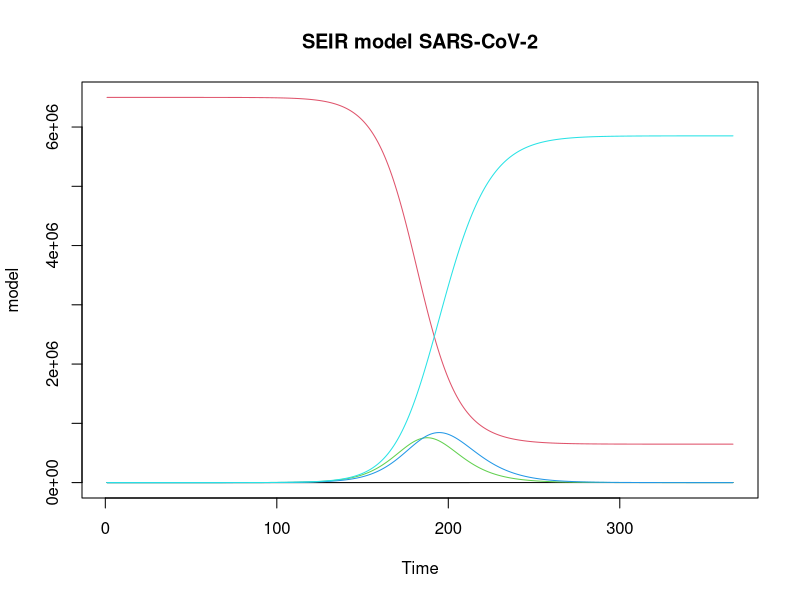
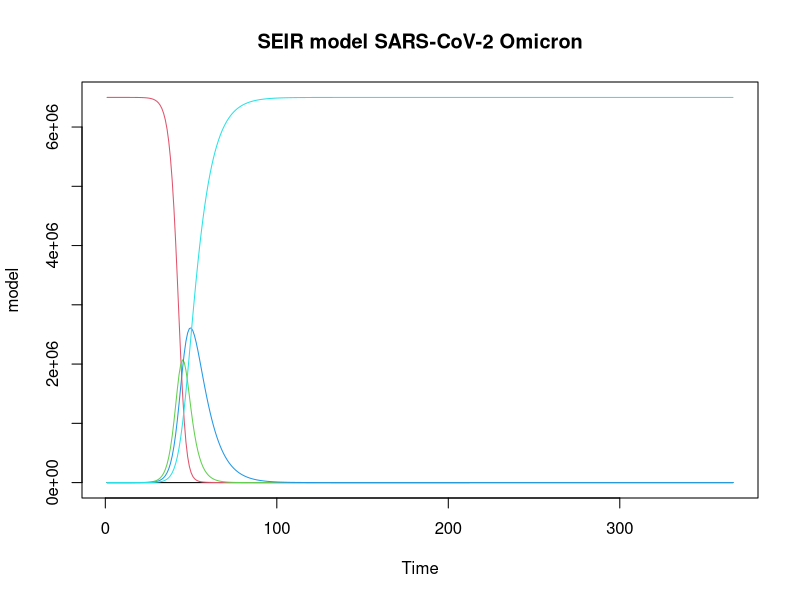
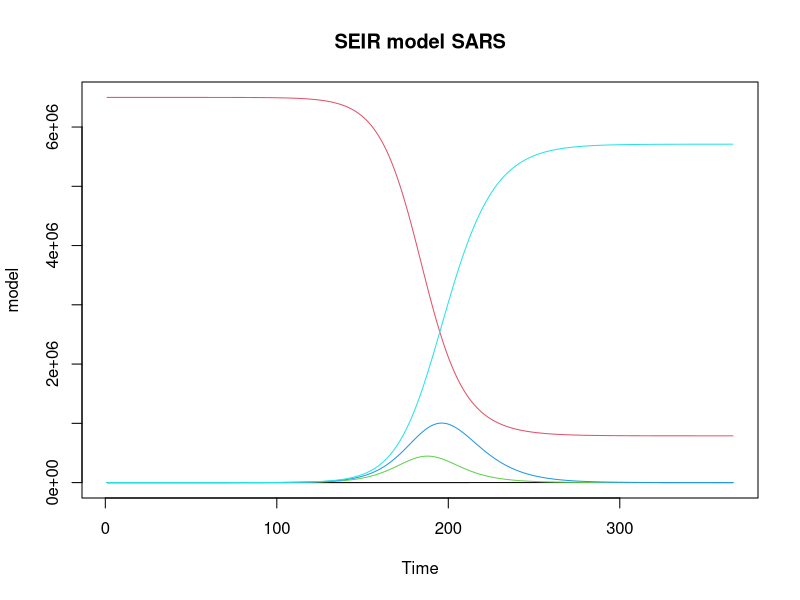
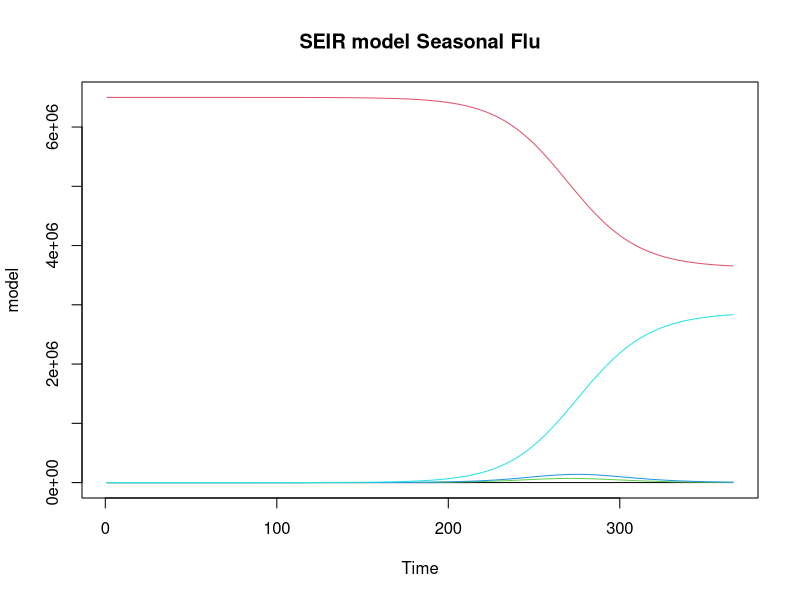
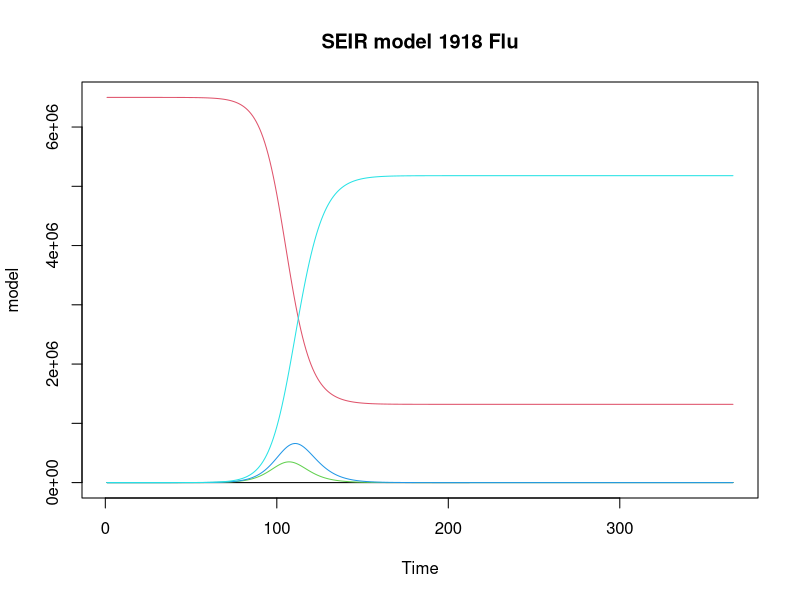
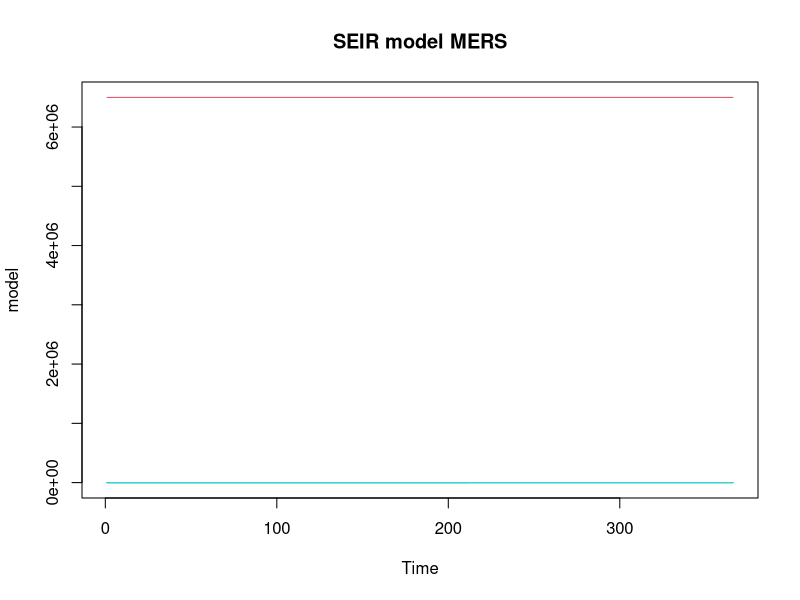

The R script that drew these images, in order: (Note: this script raises an error after producing the figures.)
require(deSolve)

#Create SEIR model
SEIR <- function(time, current_state, params){
  
  with(as.list(c(current_state, params)),{
    N <- S+E+I+R
    dS <- -(beta*S*I)/N
    dE <- (beta*S*I)/N - sigma*E
    dI <- sigma*E - gamma*I
    dR <- gamma*I
    
    return(list(c(dS, dE, dI, dR)))
  })
}

#Replace individual runs with a list of what to run.
Disease_Cases <- list(list(name="SARS-CoV-2", params=c(beta=0.32, sigma=0.15, gamma=0.125)),
                      list(name="SARS-CoV-2 Omicron", params=c(beta=1.19, sigma=0.25, gamma=0.125)),
                      list(name="SARS", params=c(beta=0.24, sigma=0.25, gamma=0.1)),
                      list(name="Seasonal Flu", params=c(beta=0.33, sigma=0.5, gamma=0.25)),
                      list(name="1918 Flu", params=c(beta=0.5, sigma=0.5, gamma=0.25)),
                      list(name="MERS", params=c(beta=0.9, sigma=0.9, gamma=0.9))
)
Disease_names=c()
for (i in 1:length(Disease_Cases)){
  Disease_names=append(Disease_names,Disease_Cases[[i]]$name)
}

#Across all diseases:
initial_state <- c(S=6500000, E=0, I=1, R=0)
times <- 0:365

model_df<-data.frame(times)
for(i in 1:length(Disease_Cases)){
  model <- ode(initial_state, times, SEIR, Disease_Cases[[i]]$params)
  matplot(model, type="l", lty=1, main=paste("SEIR model",Disease_Cases[[i]]$name), xlab="Time")
  legend <- colnames(model)[2:6]
  model_df<-cbind(model_df,data.frame(model))
}

#Get distinct names per case:
colnames(model_df) <- make.names(colnames(model_df), unique = TRUE)

#Group into cumulative infections
model_df_aggregated<-data.frame(times)
for(i in 1:length(Disease_Cases)){
  case = i-1
  if(case==0){
    model_df_aggregated<-cbind(model_df_aggregated,model_df$I+model_df$R)
  }
  else{
    model_df_aggregated<-cbind(model_df_aggregated,
                               get(paste0('I.',case), envir=as.environment(model_df)) +
                               get(paste0('R.',case), envir=as.environment(model_df))
    )
  }
  
}
names(model_df_aggregated) <- c("time",Disease_names)

#Restructure for ggplot
model_df2<-model_df_aggregated %>%
  pivot_longer(!time, names_to = "Pathogen", values_to = "Cases_TTD")
colnames(model_df2)[1]<-c("Days")

#Plot Figure 4
p<- ggplot() +
  geom_line(data=model_df2, aes(y=Cases_TTD, x=Days, color=Pathogen), size=1.1,linetype=1)+
  labs(x="Days", y="Infections")+
  xlim(0,70)+
  ylim(0,400)+
  ggtitle("SEIR Model")

p+ theme_gray()+
  theme(axis.title.x = element_text(face="bold", size=15))+
  theme(axis.title.y = element_text(face="bold", size=15))+
  theme(title= element_text(face="bold", size=20))+
  geom_hline(yintercept=79, linetype=5, color = "gray40", show.legend = TRUE, labs="30%")+
  geom_hline(yintercept=46, linetype=5, color = "gray20", show.legend = TRUE, labs="30%")+
  geom_hline(yintercept=33, linetype=5, color = "gray0", show.legend = TRUE, labs="30%")+
  geom_hline(yintercept=238, linetype=5, color = "gray60", show.legend = TRUE, labs="30%")
